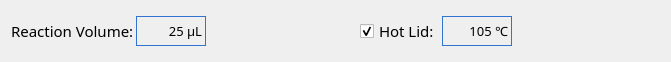
    <widget class="QWidget" name="layoutWidget">
     <property name="geometry">
      <rect>
       <x>33</x>
       <y>1</y>
       <width>671</width>
       <height>44</height>
      </rect>
     </property>
     <layout class="QHBoxLayout" name="horizontalLayout">
      <item>
       <layout class="QHBoxLayout" name="horizontalLayout_2">
        <property name="spacing">
         <number>2</number>
        </property>
        <item>
         <widget class="QLabel" name="labelReactionTitle">
          <property name="sizePolicy">
           <sizepolicy hsizetype="Fixed" vsizetype="Preferred">
            <horstretch>0</horstretch>
            <verstretch>0</verstretch>
           </sizepolicy>
          </property>
          <property name="font">
           <font>
            <family>文泉驿等宽微米黑</family>
            <pointsize>11</pointsize>
           </font>
          </property>
          <property name="text">
           <string>Reaction Volume:</string>
          </property>
         </widget>
        </item>
        <item>
         <widget class="QLabel" name="labelReaction">
          <property name="sizePolicy">
           <sizepolicy hsizetype="Fixed" vsizetype="Fixed">
            <horstretch>0</horstretch>
            <verstretch>0</verstretch>
           </sizepolicy>
          </property>
          <property name="minimumSize">
           <size>
            <width>70</width>
            <height>30</height>
           </size>
          </property>
          <property name="maximumSize">
           <size>
            <width>70</width>
            <height>30</height>
           </size>
          </property>
          <property name="font">
           <font>
            <family>文泉驿等宽微米黑</family>
            <pointsize>10</pointsize>
           </font>
          </property>
          <property name="cursor">
           <cursorShape>ArrowCursor</cursorShape>
          </property>
          <property name="styleSheet">
           <string notr="true">border: 1px solid #2f74d0;</string>
          </property>
          <property name="frameShape">
           <enum>QFrame::Box</enum>
          </property>
          <property name="text">
           <string>25 μL</string>
          </property>
          <property name="alignment">
           <set>Qt::AlignRight|Qt::AlignTrailing|Qt::AlignVCenter</set>
          </property>
          <property name="textInteractionFlags">
           <set>Qt::NoTextInteraction</set>
          </property>
         </widget>
        </item>
        <item>
         <widget class="QPushButton" name="buttonReactionAdd">
          <property name="minimumSize">
           <size>
            <width>0</width>
            <height>40</height>
           </size>
          </property>
          <property name="maximumSize">
           <size>
            <width>35</width>
            <height>40</height>
           </size>
          </property>
          <property name="focusPolicy">
           <enum>Qt::NoFocus</enum>
          </property>
          <property name="styleSheet">
           <string notr="true">border-radius:8px;</string>
          </property>
          <property name="text">
           <string/>
          </property>
          <property name="icon">
           <iconset resource="../armui_rcs.qrc">
            <normaloff>:/png/add</normaloff>:/png/add</iconset>
          </property>
          <property name="iconSize">
           <size>
            <width>30</width>
            <height>30</height>
           </size>
          </property>
         </widget>
        </item>
        <item>
         <widget class="QPushButton" name="buttonReactionReduce">
          <property name="minimumSize">
           <size>
            <width>0</width>
            <height>40</height>
           </size>
          </property>
          <property name="maximumSize">
           <size>
            <width>35</width>
            <height>40</height>
           </size>
          </property>
          <property name="focusPolicy">
           <enum>Qt::NoFocus</enum>
          </property>
          <property name="styleSheet">
           <string notr="true">border-radius:8px;</string>
          </property>
          <property name="text">
           <string/>
          </property>
          <property name="icon">
           <iconset resource="../armui_rcs.qrc">
            <normaloff>:/png/reduce</normaloff>:/png/reduce</iconset>
          </property>
          <property name="iconSize">
           <size>
            <width>30</width>
            <height>30</height>
           </size>
          </property>
         </widget>
        </item>
       </layout>
      </item>
      <item>
       <spacer name="horizontalSpacer_2">
        <property name="orientation">
         <enum>Qt::Horizontal</enum>
        </property>
        <property name="sizeHint" stdset="0">
         <size>
          <width>40</width>
          <height>20</height>
         </size>
        </property>
       </spacer>
      </item>
      <item>
       <layout class="QHBoxLayout" name="horizontalLayout_3">
        <property name="spacing">
         <number>2</number>
        </property>
        <item>
         <widget class="QCheckBox" name="checkBoxHotCover">
          <property name="sizePolicy">
           <sizepolicy hsizetype="Fixed" vsizetype="Fixed">
            <horstretch>0</horstretch>
            <verstretch>0</verstretch>
           </sizepolicy>
          </property>
          <property name="font">
           <font>
            <family>文泉驿等宽微米黑</family>
            <pointsize>11</pointsize>
           </font>
          </property>
          <property name="mouseTracking">
           <bool>false</bool>
          </property>
          <property name="styleSheet">
           <string notr="true">QCheckBox::indicator:unchecked {image: url(:/png/noselect);} 
QCheckBox::indicator:checked {image: url(:/png/select);}</string>
          </property>
          <property name="text">
           <string>Hot Lid:</string>
          </property>
          <property name="checked">
           <bool>true</bool>
          </property>
         </widget>
        </item>
        <item>
         <widget class="QLabel" name="labelHotLid">
          <property name="enabled">
           <bool>true</bool>
          </property>
          <property name="sizePolicy">
           <sizepolicy hsizetype="Fixed" vsizetype="Fixed">
            <horstretch>0</horstretch>
            <verstretch>0</verstretch>
           </sizepolicy>
          </property>
          <property name="minimumSize">
           <size>
            <width>70</width>
            <height>30</height>
           </size>
          </property>
          <property name="maximumSize">
           <size>
            <width>70</width>
            <height>30</height>
           </size>
          </property>
          <property name="font">
           <font>
            <family>文泉驿等宽微米黑</family>
            <pointsize>10</pointsize>
           </font>
          </property>
          <property name="focusPolicy">
           <enum>Qt::NoFocus</enum>
          </property>
          <property name="styleSheet">
           <string notr="true">border: 1px solid #2f74d0;</string>
          </property>
          <property name="frameShape">
           <enum>QFrame::Box</enum>
          </property>
          <property name="text">
           <string>105 ℃</string>
          </property>
          <property name="alignment">
           <set>Qt::AlignRight|Qt::AlignTrailing|Qt::AlignVCenter</set>
          </property>
          <property name="textInteractionFlags">
           <set>Qt::NoTextInteraction</set>
          </property>
         </widget>
        </item>
        <item>
         <widget class="QPushButton" name="buttonHotlidAdd">
          <property name="minimumSize">
           <size>
            <width>0</width>
            <height>40</height>
           </size>
          </property>
          <property name="maximumSize">
           <size>
            <width>35</width>
            <height>40</height>
           </size>
          </property>
          <property name="focusPolicy">
           <enum>Qt::NoFocus</enum>
          </property>
          <property name="styleSheet">
           <string notr="true">border-radius:8px;</string>
          </property>
          <property name="text">
           <string/>
          </property>
          <property name="icon">
           <iconset resource="../armui_rcs.qrc">
            <normaloff>:/png/add</normaloff>:/png/add</iconset>
          </property>
          <property name="iconSize">
           <size>
            <width>30</width>
            <height>30</height>
           </size>
          </property>
         </widget>
        </item>
        <item>
         <widget class="QPushButton" name="buttonHotlidReduce">
          <property name="minimumSize">
           <size>
            <width>0</width>
            <height>40</height>
           </size>
          </property>
          <property name="maximumSize">
           <size>
            <width>35</width>
            <height>40</height>
           </size>
          </property>
          <property name="focusPolicy">
           <enum>Qt::NoFocus</enum>
          </property>
          <property name="styleSheet">
           <string notr="true">border-radius:8px;</string>
          </property>
          <property name="text">
           <string/>
          </property>
          <property name="icon">
           <iconset resource="../armui_rcs.qrc">
            <normaloff>:/png/reduce</normaloff>:/png/reduce</iconset>
          </property>
          <property name="iconSize">
           <size>
            <width>30</width>
            <height>30</height>
           </size>
          </property>
         </widget>
        </item>
       </layout>
      </item>
      <item>
       <spacer name="horizontalSpacer_6">
        <property name="orientation">
         <enum>Qt::Horizontal</enum>
        </property>
        <property name="sizeHint" stdset="0">
         <size>
          <width>40</width>
          <height>20</height>
         </size>
        </property>
       </spacer>
      </item>
     </layout>
    </widget>
